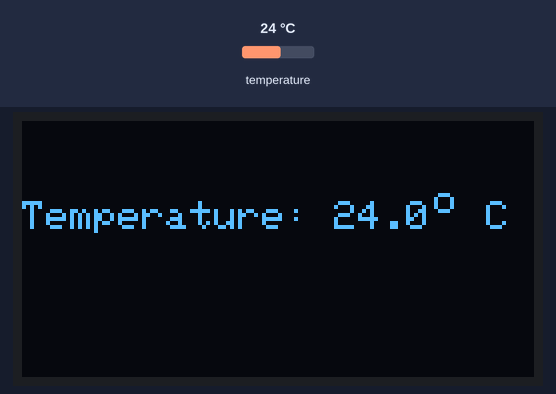
A sketch run on a simulated Arduino Uno, built with avr-gcc and run on an emulated ATmega328P. Parts: 128×64 one-colour display. The test bench sets the inputs (shaded band); at power-on: temperature 24 °C.

Above: at 3.4 s.
3.5 s: temperature set to 12 °C
At 5.8 s:
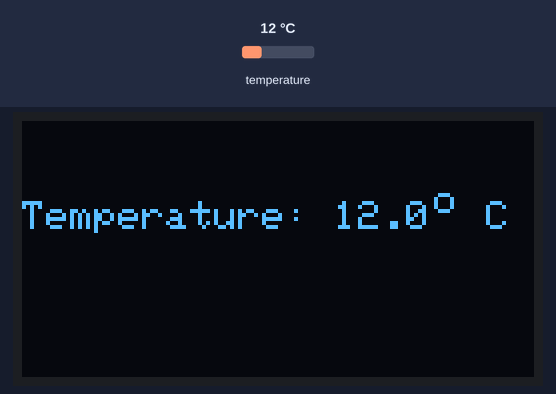
6.1 s: temperature set to 19 °C
8.6 s: temperature set to 28 °C
At 10.6 s:
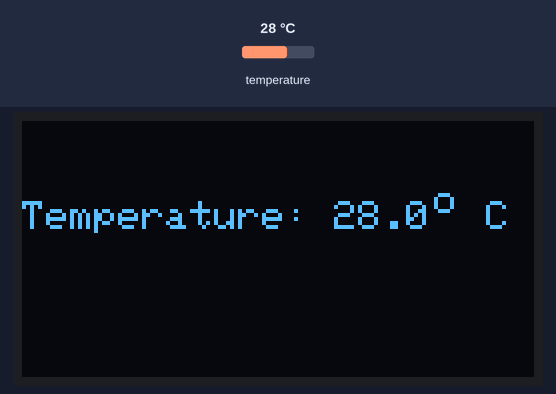
Timing chart, 0 to 12.1 s (numbered marks = the images above; inputs shaded):
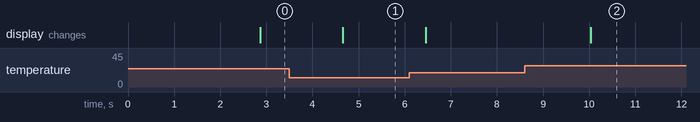

Measured:
- after the input at 3.5 s, the display: changes after 1.2 s (image 1)
- after the input at 8.6 s, the display: changes after 1.4 s (image 2)

The sketch:

DS18B20_temp_disp.ino
```cpp
#include <Wire.h>
#include <Adafruit_GFX.h>
#include <Adafruit_SSD1306.h>
#include <OneWire.h>
#include <DallasTemperature.h>

// OLED Display Settings
#define SCREEN_WIDTH 128
#define SCREEN_HEIGHT 64
Adafruit_SSD1306 display(SCREEN_WIDTH, SCREEN_HEIGHT, &Wire, -1);

// DS18B20 Sensor Pin
#define ONE_WIRE_BUS 4
OneWire oneWire(ONE_WIRE_BUS);
DallasTemperature sensors(&oneWire);

void setup() {
    Serial.begin(115200);

    // Initialize OLED Display
    if (!display.begin(SSD1306_SWITCHCAPVCC, 0x3C)) {
        Serial.println("SSD1306 OLED Display not found!");
        while (1);
    }

    display.clearDisplay();
    display.setTextSize(1);
    display.setTextColor(WHITE);
    display.setCursor(0, 10);
    display.println("Initializing...");
    display.display();
    delay(2000);

    // Initialize DS18B20 Sensor
    sensors.begin();
}

void loop() {
    sensors.requestTemperatures();
    float tempC = sensors.getTempCByIndex(0);

    // Display temperature on OLED
    display.clearDisplay();
    display.setTextSize(1); // Set text size
    display.setCursor(0, 20);
    display.print("Temperature: ");
    display.print(tempC, 1); // Display 1 decimal place

    // Manually draw degree symbol
    display.drawCircle(105, 20, 2, WHITE);  // Small degree symbol

    // Print 'C' for Celsius
    display.setCursor(110, 20);
    display.print(" C");

    display.display();
    delay(1000);
}
```
